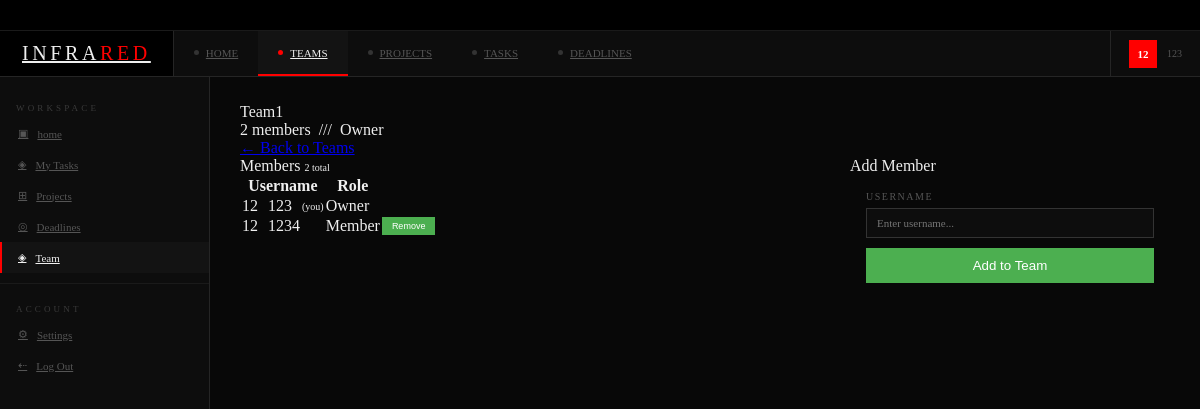
Screenshot of /teams/1 (signed in) with the database file from the repository.
### tables this page shows
CREATE TABLE Teams (
            TeamID        INTEGER PRIMARY KEY AUTOINCREMENT,
            TeamName      VARCHAR(50) NOT NULL,
            OwnerUsername VARCHAR(20) NOT NULL,
            FOREIGN KEY (OwnerUsername) REFERENCES User(Username)
        );

CREATE TABLE TeamMembers (
            TeamID   INTEGER NOT NULL,
            Username VARCHAR(20) NOT NULL,
            Role     VARCHAR(10) NOT NULL DEFAULT 'member',
            PRIMARY KEY (TeamID, Username),
            FOREIGN KEY (TeamID)   REFERENCES Teams(TeamID),
            FOREIGN KEY (Username) REFERENCES User(Username)
        );

### app.py (the view)
@app.route("/teams/<int:team_id>")
def team_detail(team_id):
    if "Username" not in session:
        return redirect(url_for("login"))
    con = get_db()
    cur = con.cursor()
    cur.execute("SELECT * FROM Teams WHERE TeamID = ?", (team_id,))
    team = cur.fetchone()
    if team is None:
        con.close()
        return redirect(url_for("teams"))
    cur.execute("SELECT * FROM TeamMembers WHERE TeamID = ? AND Username = ?",
                (team_id, session["Username"]))
    membership = cur.fetchone()
    if membership is None:
        con.close()
        return redirect(url_for("teams"))
    cur.execute(""" SELECT TeamMembers.Username, TeamMembers.Role
        FROM TeamMembers
        WHERE TeamMembers.TeamID = ?
        ORDER BY TeamMembers.Role DESC, TeamMembers.Username ASC """, (team_id,))
    members = cur.fetchall()
    con.close()
    is_owner = team["OwnerUsername"] == session["Username"]
    return render_template("team_detail.html", page="teams",
                           team=team,
                           members=members,
                           is_owner=is_owner,
                           membership=membership)

### app.py (called while the page is built)
def get_db():
    con = sqlite3.connect("Database.db")
    con.row_factory = sqlite3.Row
    return con

### templates/team_detail.html (shortened to what this page needs)
{% extends "base.html" %}
{% block content %}
<div class="page-hdr">
  <div>
    <div class="page-title">{{ team["TeamName"] }}</div>
    <div class="page-meta">{{ members|length }} member{% if members|length != 1 %}s{% endif %} &nbsp;///&nbsp; {% if is_owner %}Owner{% else %}Member{% endif %}</div>
  </div>
  <div class="hdr-actions">
    <a href="{{ url_for("teams") }}" class="btn btn-ghost">← Back to Teams</a>
  </div>
</div>
<div style="display:grid;grid-template-columns:1fr 320px;gap:18px;">
  <div class="panel">
    <div class="panel-hdr">
      <span class="panel-title">Members</span>
      <span class="mono dimmed" style="font-size:10px;">{{ members|length }} total</span>
    </div>
    <table class="tbl">
      <thead>
        <tr>
          <th>Username</th>
          <th>Role</th>
          {% if is_owner %}<th></th>{% endif %}
        </tr>
      </thead>
      <tbody>
        {% for member in members %}
        <tr>
          <td>
            <div style="display:flex;align-items:center;gap:10px;">
              <div class="avatar sm">{{ member["Username"][:2] | upper }}</div>
              {{ member["Username"] }}
              {% if member["Username"] == session["Username"] %}
              <span class="mono dimmed" style="font-size:10px;">(you)</span>
              {% endif %}
            </div>
          </td>
          <td>
            {% if member["Role"] == "owner" %}
            <span class="badge badge-green">Owner</span>
            {% else %}
            <span class="badge badge-grey">Member</span>
            {% endif %}
          </td>
          {% if is_owner %}
          <td>
            {% if member["Username"] != session["Username"] %}
            <form method="post" action="{{ url_for("remove_member", team_id=team["TeamID"], username=member["Username"]) }}">
              <button type="submit" class="btn btn-danger" style="padding:4px 10px;font-size:9px;">Remove</button>
            </form>
            {% endif %}
          </td>
          {% endif %}
        </tr>
        {% endfor %}
      </tbody>
    </table>
  </div>
  {% if is_owner %}
  <div class="panel" style="align-self:start;">
    <div class="panel-hdr">
      <span class="panel-title">Add Member</span>
    </div>
    <div style="padding:16px;">
      <form method="post" action="{{ url_for("add_member", team_id=team["TeamID"]) }}">
        <label style="font-family:var(--mono);font-size:10px;text-transform:uppercase;letter-spacing:0.15em;color:#555;display:block;margin-bottom:6px;">
          Username
        </label>
        <input type="text" name="Username" placeholder="Enter username..." required
          style="width:100%;background:#0d0d0d;border:1px solid #333;color:#efefef;
                 padding:8px 10px;font-family:var(--mono);font-size:11px;outline:none;
                 margin-bottom:10px;">
        <button type="submit" class="btn btn-primary" style="width:100%;justify-content:center;">Add to Team</button>
      </form>
    </div>
  </div>
  {% endif %}
</div>
{% endblock %}

### static/styles.css (style rules this page uses)
*, *::before, *::after { box-sizing: border-box; margin: 0; padding: 0; }
html, body { height: 100%; }
body { overflow-x: hidden; min-height: 100vh; background: #080808; color: #efefef; }
label { display: block; margin-bottom: 5px; }
input[type="text"], input[type="password"] { width: 100%; padding: 10px; margin-bottom: 15px; background-color: #cccccc; border: 1px solid #000000; border-radius: 0px; box-sizing: border-box; }
button { width: 100%; padding: 10px; background-color: #4CAF50; color: white; border: none; border-radius: 0px; cursor: pointer; }
.app-wrap { display: flex; flex-direction: column; min-height: 100vh; }

### rows the page displays
Teams: TeamName "Team1"
TeamMembers: Username "12", Username "123", shows "(you)", Role "Owner"
TeamMembers: Username "12", Username "1234", Role "Member"

### other values shown
{{ session['Username'][:2] | upper }} "12"
{{ session['Username'] }} "123"
{{ members|length }} "2"
